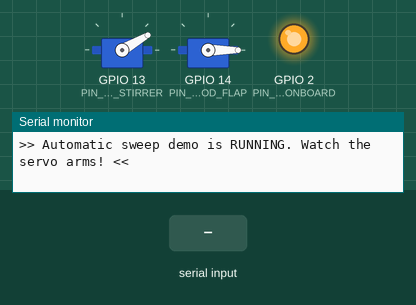
Bench run of a sketch on a simulated ESP32. Parts: 2 × servo, output pins drawn as LEDs (lit = HIGH), the last lines printed to the serial monitor. The inputs (shaded band) are chosen by the test bench.

Above: at 1.7 s.
1.8 s: "1" received over Serial
At 2.27 s:
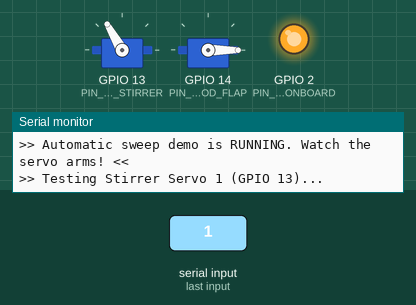
4.8 s: "2" received over Serial
At 5.6 s:
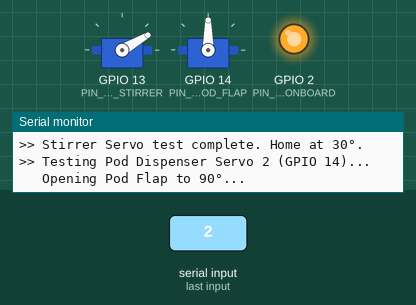
7.5 s: "b" received over Serial
At 7.95 s:
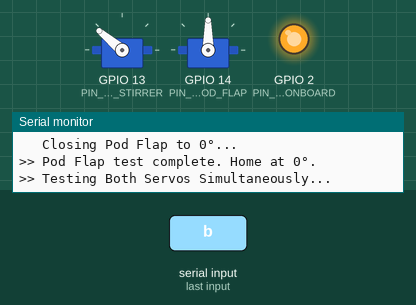
Timing chart, 0 to 10.5 s (numbered marks = the images above; inputs shaded):
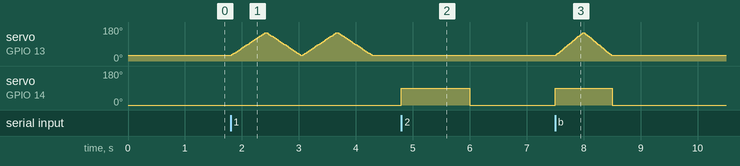

Measured:
- after the input at 4.8 s, servo on GPIO 14 (PIN_SERVO_POD_FLAP): 0° → 90° at once, → 0° 1.2 s later
- after the input at 7.5 s, servo on GPIO 13 (PIN_SERVO_STIRRER): rises from 30° to 150° in 0.46 s, then falls to 30° in 0.50 s; servo on GPIO 14 (PIN_SERVO_POD_FLAP): 0° → 90° at once, → 0° 1.0 s later

The sketch:

servo_quick_test.ino
```cpp
/*
  =============================================================================
  iKwath - Dual Servo Motor Diagnostic Test Tool
  =============================================================================
  Hardware Connections:
  - Servo 1 (Stirrer Agitator)  --> Signal (Orange/Yellow): GPIO 13
  - Servo 2 (Pod Dispenser Flap)--> Signal (Orange/Yellow): GPIO 14
  - Servo Power (Red wires)      --> External 5V Power Supply (+5V)
  - Servo Ground (Brown/Black)   --> External Power Supply GND & ESP32 GND (Common GND)

  Interactive Serial Commands (115200 baud):
  - Send '1' -> Sweep Stirrer Servo 1 (GPIO 13)
  - Send '2' -> Test Pod Dispenser Servo 2 (GPIO 14)
  - Send 'b' -> Test Both Servos Simultaneously
  - Send 'a' -> Toggle Automatic Demonstration Sweep Mode
  - Send '0' -> Reset Both Servos to Home Position (0° / 30°)
  =============================================================================
*/

#include <Arduino.h>
#include <ESP32Servo.h>

#define PIN_SERVO_STIRRER    13   // Stirrer Agitator Servo
#define PIN_SERVO_POD_FLAP   14   // Pod Flap Servo
#define PIN_LED_ONBOARD       2   // ESP32 Status LED

Servo servoStirrer;
Servo servoPodFlap;

bool autoSweep = true;
unsigned long lastSweepTime = 0;
int sweepStep = 0;

void printHelp() {
  Serial.println("\n-------------------------------------------------------------");
  Serial.println("   iKwath DUAL SERVO TEST MENU (Type command + Enter):");
  Serial.println("-------------------------------------------------------------");
  Serial.println("  1 : Test Stirrer Servo (GPIO 13: 30° <-> 150° Sweep)");
  Serial.println("  2 : Test Pod Dispenser Servo (GPIO 14: 0° <-> 90° Flap)");
  Serial.println("  b : Test Both Servos Together");
  Serial.println("  a : Toggle Automatic Sweep Demo (Every 3 seconds)");
  Serial.println("  0 : Reset Both Servos to Home (Stirrer: 30°, Pod: 0°)");
  Serial.println("  h : Show this menu");
  Serial.println("-------------------------------------------------------------\n");
}

void sweepStirrer(int sweeps = 2) {
  Serial.println(">> Testing Stirrer Servo 1 (GPIO 13)...");
  for (int s = 0; s < sweeps; s++) {
    for (int pos = 30; pos <= 150; pos += 5) {
      servoStirrer.write(pos);
      delay(25);
    }
    for (int pos = 150; pos >= 30; pos -= 5) {
      servoStirrer.write(pos);
      delay(25);
    }
  }
  servoStirrer.write(30);
  Serial.println(">> Stirrer Servo test complete. Home at 30°.");
}

void testPodFlap() {
  Serial.println(">> Testing Pod Dispenser Servo 2 (GPIO 14)...");
  Serial.println("   Opening Pod Flap to 90°...");
  servoPodFlap.write(90);
  delay(1200);
  Serial.println("   Closing Pod Flap to 0°...");
  servoPodFlap.write(0);
  delay(500);
  Serial.println(">> Pod Flap test complete. Home at 0°.");
}

void testBothServos() {
  Serial.println(">> Testing Both Servos Simultaneously...");
  servoPodFlap.write(90);
  for (int pos = 30; pos <= 150; pos += 5) {
    servoStirrer.write(pos);
    delay(20);
  }
  for (int pos = 150; pos >= 30; pos -= 5) {
    servoStirrer.write(pos);
    delay(20);
  }
  servoPodFlap.write(0);
  servoStirrer.write(30);
  Serial.println(">> Dual Servo test complete.");
}

void setup() {
  Serial.begin(115200);
  delay(500);

  Serial.println("\n=============================================================");
  Serial.println("     iKwath - Dual Servo Motor Diagnostic Tool              ");
  Serial.println("=============================================================");

  pinMode(PIN_LED_ONBOARD, OUTPUT);
  digitalWrite(PIN_LED_ONBOARD, HIGH);

  // Allocate all 4 timers for 100% reliable PWM on ESP32
  ESP32PWM::allocateTimer(0);
  ESP32PWM::allocateTimer(1);
  ESP32PWM::allocateTimer(2);
  ESP32PWM::allocateTimer(3);

  servoStirrer.setPeriodHertz(50);
  servoStirrer.attach(PIN_SERVO_STIRRER, 500, 2400);
  servoStirrer.write(30);

  servoPodFlap.setPeriodHertz(50);
  servoPodFlap.attach(PIN_SERVO_POD_FLAP, 500, 2400);
  servoPodFlap.write(0);

  printHelp();
  Serial.println(">> Automatic sweep demo is RUNNING. Watch the servo arms! <<\n");
}

void loop() {
  // 1. Process Serial Commands
  if (Serial.available() > 0) {
    char c = Serial.read();
    if (c == '1') {
      autoSweep = false;
      sweepStirrer(2);
    } else if (c == '2') {
      autoSweep = false;
      testPodFlap();
    } else if (c == 'b' || c == 'B') {
      autoSweep = false;
      testBothServos();
    } else if (c == '0') {
      autoSweep = false;
      servoStirrer.write(30);
      servoPodFlap.write(0);
      Serial.println("[HOME] Servos moved to home positions.");
    } else if (c == 'a' || c == 'A') {
      autoSweep = !autoSweep;
      Serial.printf("[MODE] Automatic Sweep Demo is now %s\n", autoSweep ? "ENABLED" : "DISABLED");
    } else if (c == 'h' || c == 'H') {
      printHelp();
    }
  }

  // 2. Automatic Sweep Demo
  if (autoSweep) {
    unsigned long now = millis();
    if (now - lastSweepTime >= 3500) {
      lastSweepTime = now;
      sweepStep = (sweepStep + 1) % 3;

      if (sweepStep == 0) {
        sweepStirrer(1);
      } else if (sweepStep == 1) {
        testPodFlap();
      } else if (sweepStep == 2) {
        testBothServos();
      }
    }
  }
}
```
